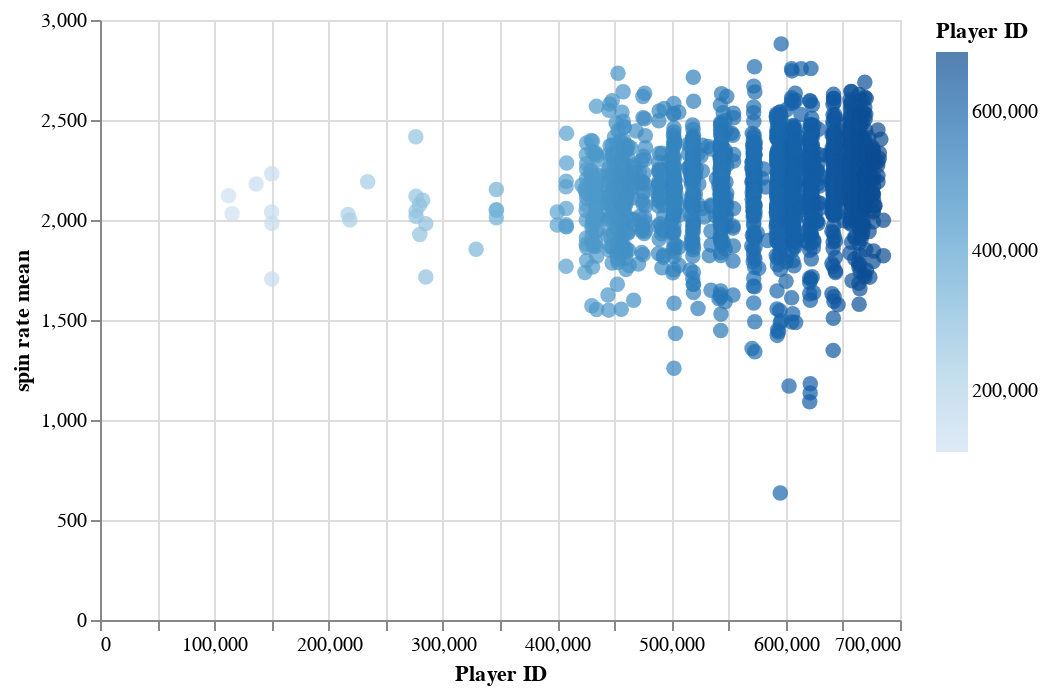

Here is the notebook cell this chart was saved with:
### Code cell
import altair as alt

source = strikeout_rate__spin_rate_df

alt.Chart(source).mark_circle(size=60).encode(
    x='Player ID',
    y='spin rate mean',
    color='Player ID',
    tooltip=['Player ID', 'spin_low_conf', 'spin_high_conf', 'spin_difference_conf','spin rate mean']
).interactive()

### Figure 1 — Vega-Lite specification as saved in the notebook (floating-point values rounded to 4 significant figures; data arrays with more than 128 entries replaced by an {"elided": "..."} marker saying what was removed)
{"config": {"view": {"continuousWidth": 400, "continuousHeight": 300}}, "data": {"name": "data-50b3799aa224f0f660679c6e01233418"}, "mark": {"type": "circle", "size": 60}, "encoding": {"color": {"type": "quantitative", "field": "Player ID"}, "tooltip": [{"type": "quantitative", "field": "Player ID"}, {"type": "quantitative", "field": "spin_low_conf"}, {"type": "quantitative", "field": "spin_high_conf"}, {"type": "quantitative", "field": "spin_difference_conf"}, {"type": "quantitative", "field": "spin rate mean"}], "x": {"type": "quantitative", "field": "Player ID"}, "y": {"type": "quantitative", "field": "spin rate mean"}}, "selection": {"selector002": {"type": "interval", "bind": "scales", "encodings": ["x", "y"]}}, "$schema": "https://vega.github.io/schema/vega-lite/v4.8.1.json", "datasets": {"data-50b3799aa224f0f660679c6e01233418": {"elided": "1801 records"}}}
